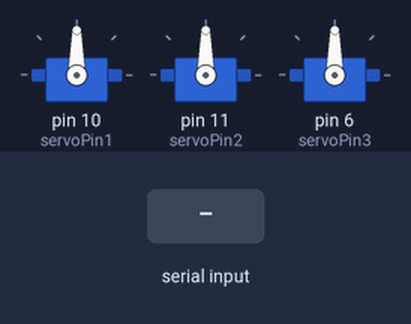
Bench run of a sketch on a simulated Arduino Uno, built with avr-gcc and run on an emulated ATmega328P. On the bench: 3 × servo. Inputs (shaded band) come from the test bench.

Above: at 1.2 s.
1.3 s: ",\n" received over Serial
At 2.5 s:
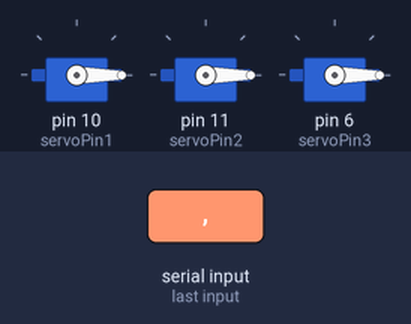
2.8 s: "90,45,200\n" received over Serial
At 4.0 s:
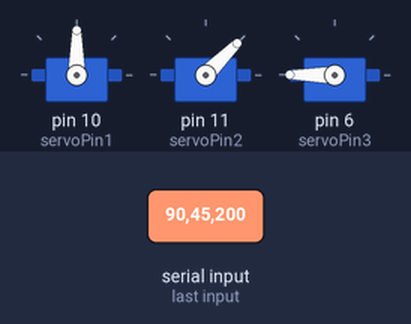
4.3 s: "30,150,10\n" received over Serial
At 5.2 s:
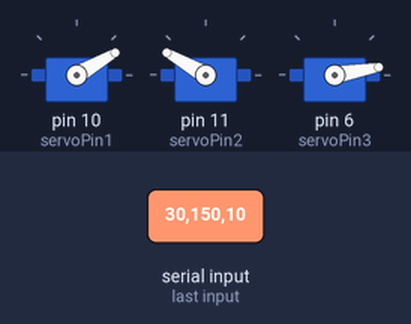
5.8 s: "90,45\n" received over Serial
At 6.1 s:
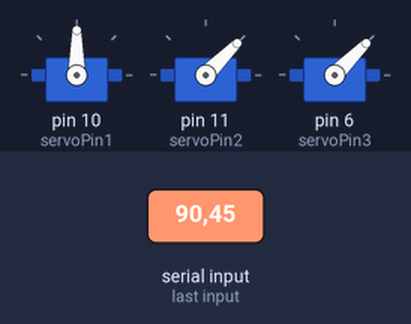
7.3 s: "30,150\n" received over Serial
At 8.5 s:
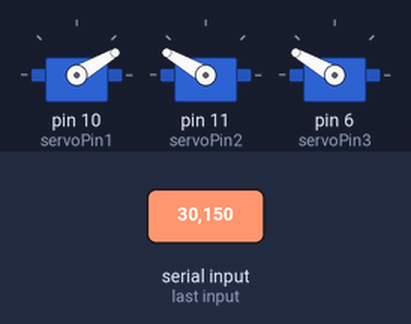
8.8 s: "200\n" received over Serial
At 9.5 s:
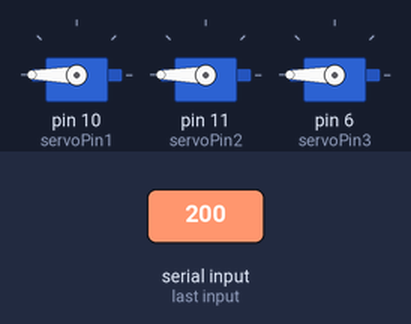
Timing chart, 0 to 11.3 s (numbered marks = the images above; inputs shaded):
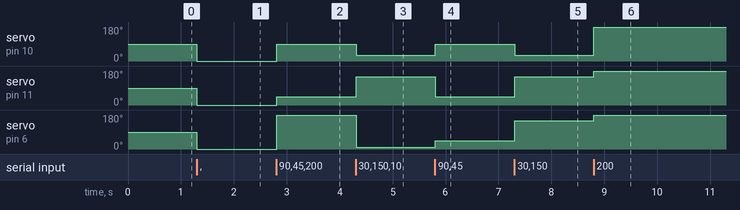

The sketch:

QuadArduino.ino
```cpp
#include <Servo.h>

// Define the servo pins
const int servoPin1 = 10; //theta1
const int servoPin2 = 11; //2
const int servoPin3 = 6;  //3

// Create servo objects
Servo servo1;
Servo servo2;
Servo servo3;

void setup() {
  // Initialize the serial port at 9600 baud
  Serial.begin(9600);

  // Attach the servos to their pins
  servo1.attach(servoPin1);
  servo2.attach(servoPin2);
  servo3.attach(servoPin3);
}

void loop() {
  // Check if there is data available on the serial port
  if (Serial.available() > 0) {
    // Read the incoming data
    String data = Serial.readStringUntil('\n');

    // Parse the data into servo angles
    int angle1 = data.substring(0, data.indexOf(",")).toInt();
    data = data.substring(data.indexOf(",") + 1);
    int angle2 = data.substring(0, data.indexOf(",")).toInt();
    data = data.substring(data.indexOf(",") + 1);
    int angle3 = data.toInt();

    // Move the servos to the specified angles
    servo1.write(angle1);
    servo2.write(angle2);
    servo3.write(angle3);
  }
}
```

Measured:
- after the input at 1.3 s, servo on pin 10 (servoPin1), servo on pin 11 (servoPin2), servo on pin 6 (servoPin3): 90° → 0° at once
- after the input at 2.8 s, servo on pin 10 (servoPin1): 0° → 90° at once; servo on pin 11 (servoPin2): 0° → 45° at once; servo on pin 6 (servoPin3): 0° → 180° at once
- after the input at 4.3 s, servo on pin 10 (servoPin1): 90° → 30° at once; servo on pin 11 (servoPin2): 45° → 150° at once; servo on pin 6 (servoPin3): 180° → 10° at once
- after the input at 5.8 s, servo on pin 10 (servoPin1): 30° → 90° at once; servo on pin 11 (servoPin2): 150° → 45° at once; servo on pin 6 (servoPin3): 10° → 45° at once
- after the input at 7.3 s, servo on pin 10 (servoPin1): 90° → 30° at once; servo on pin 11 (servoPin2), servo on pin 6 (servoPin3): 45° → 150° at once
- after the input at 8.8 s, servo on pin 10 (servoPin1): 30° → 180° at once; servo on pin 11 (servoPin2), servo on pin 6 (servoPin3): 150° → 180° at once
